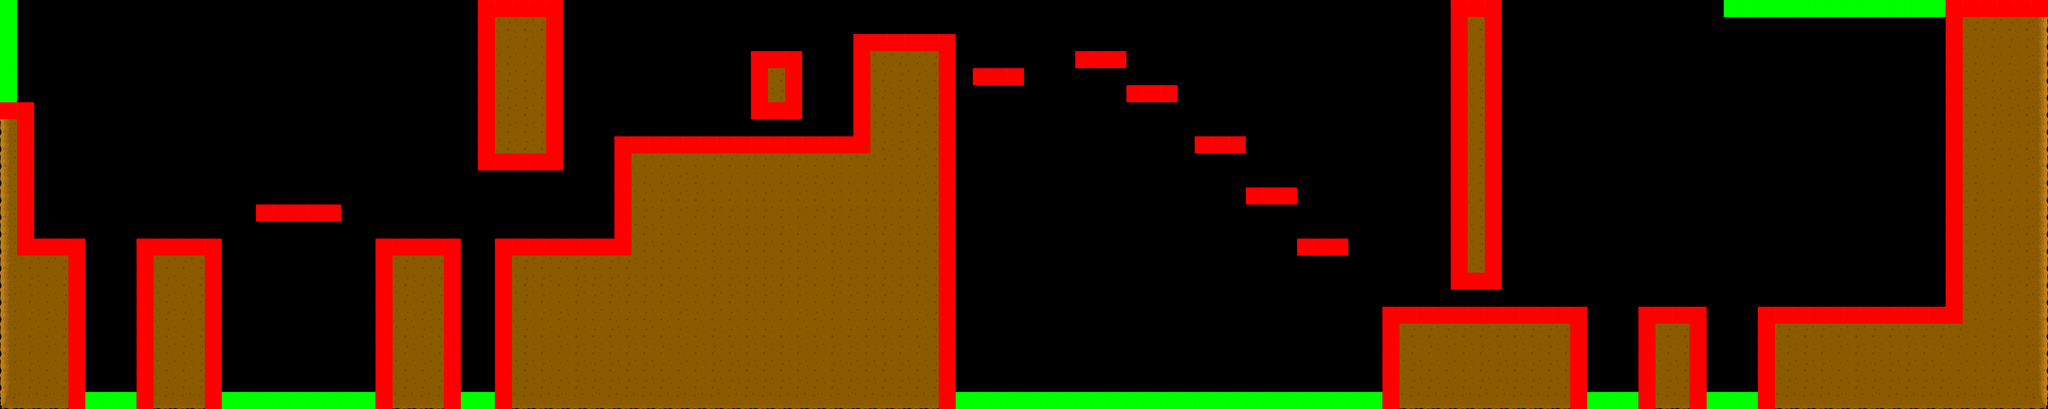

The image is a tile-based game level rendered from a .tmx file. Its description and source (layers, tilesets, objects; grid data summarised) follow:
An orthogonal 120x24 tile map with 68x68 px tiles, 2 tile layers (Capa de Patrones 1, Capa de patrones 2).

<map version="1.0" orientation="orthogonal" renderorder="right-down" width="120" height="24" tilewidth="68" tileheight="68" nextobjectid="1">
 <properties>
  <property name="bone_positionx" type="float" value="7400" />
  <property name="bone_positiony" type="float" value="700" />
  <property name="camera_y_limit" type="float" value="-700" />
  <property name="parallax_speed" type="float" value="0.6" />
  <property name="player_starting_valuex" type="float" value="140" />
  <property name="player_starting_valuey" type="float" value="800" />
 </properties>
 <tileset firstgid="1" name="Tileset_little" tilewidth="68" tileheight="68" spacing="1" margin="1" tilecount="24" columns="6">
  <image source="Tileset_little.png" width="415" height="276" />
 </tileset>
 <imagelayer name="Capa de Imagen 1" offsetx="-1087.39" offsety="-1025.94">
  <image source="Background44.png" width="4653" height="2646" />
 </imagelayer>
 <layer name="Capa de Patrones 1" width="120" height="24">
  <data>[2880 cells, 1034 non-empty, 16 distinct tile ids]</data>
 </layer>
 <layer name="Capa de patrones 2" width="120" height="24">
  <data>[2880 cells, 415 non-empty, 3 distinct tile ids]</data>
 </layer>
</map>